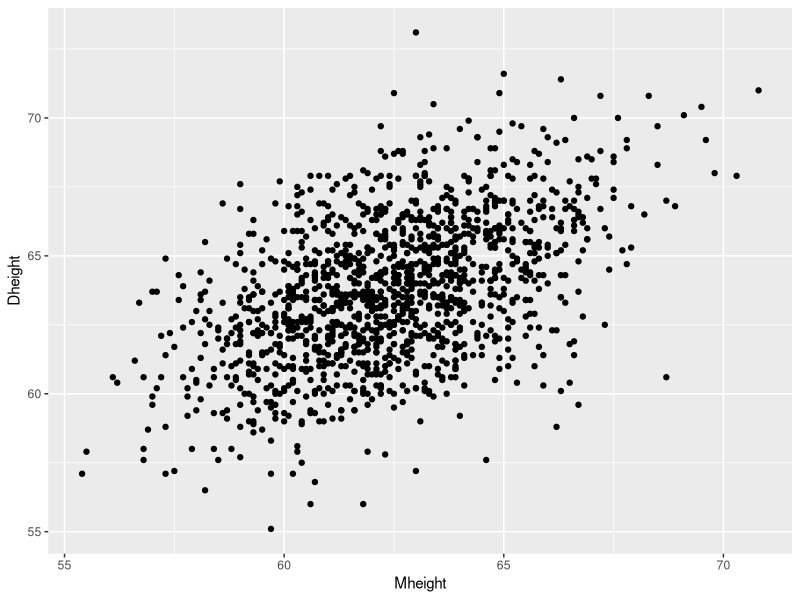
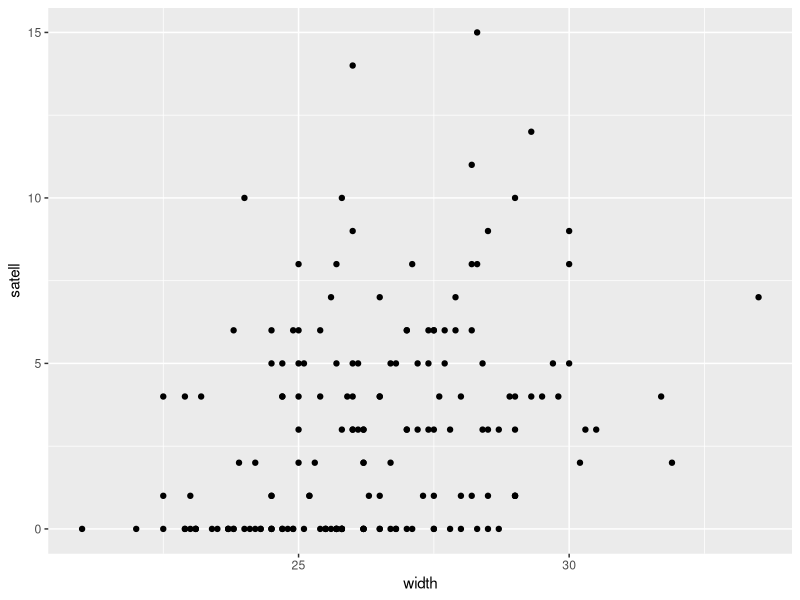
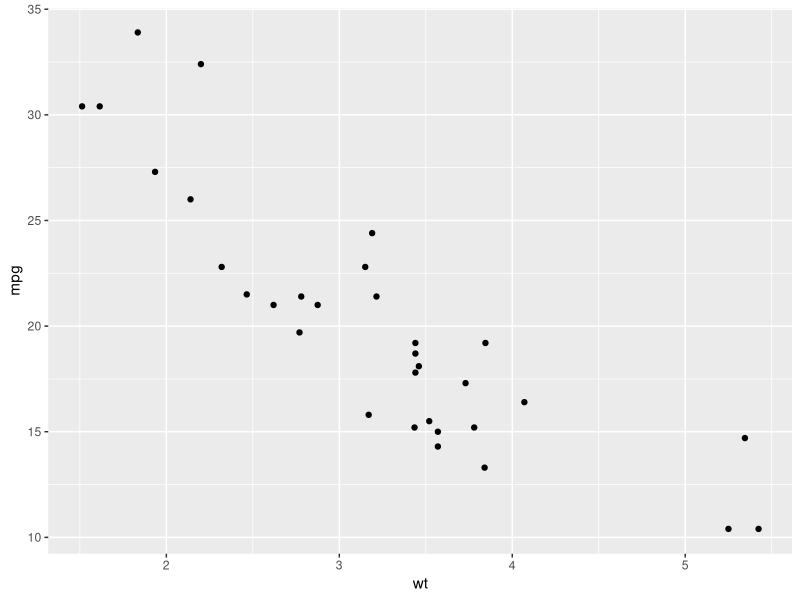
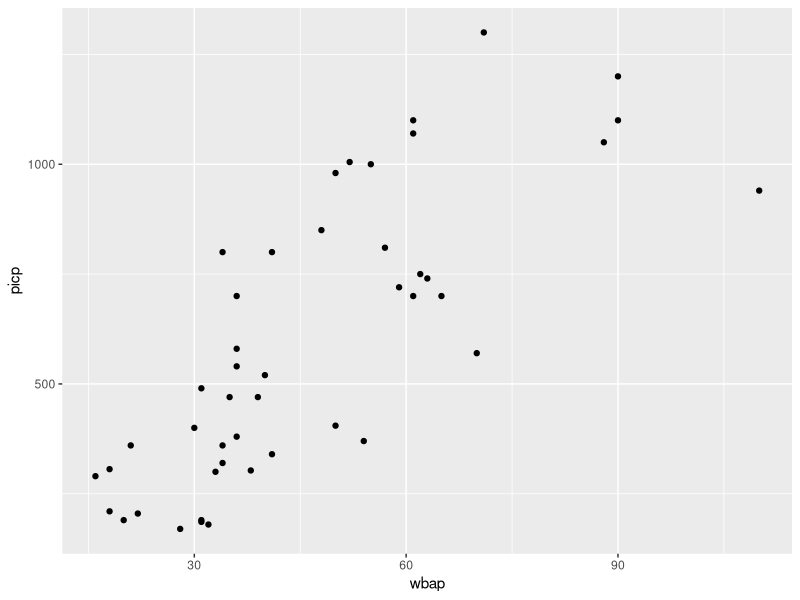
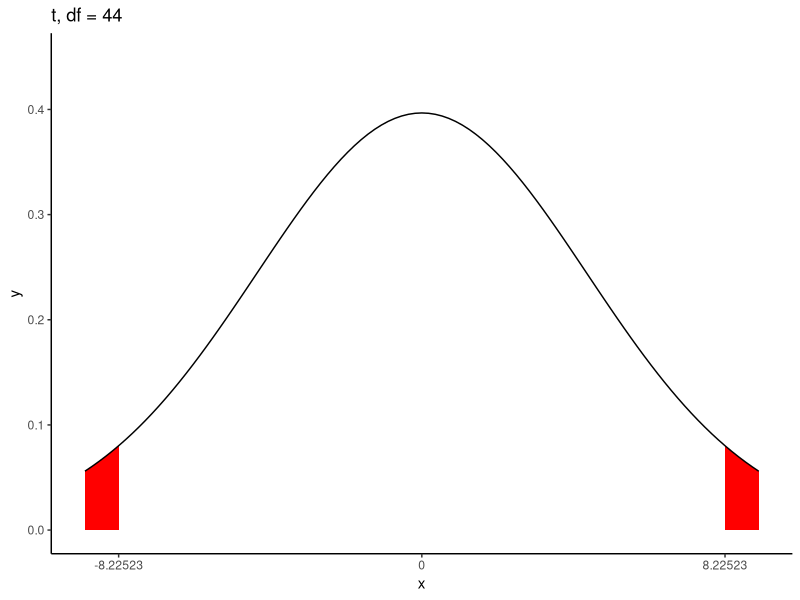
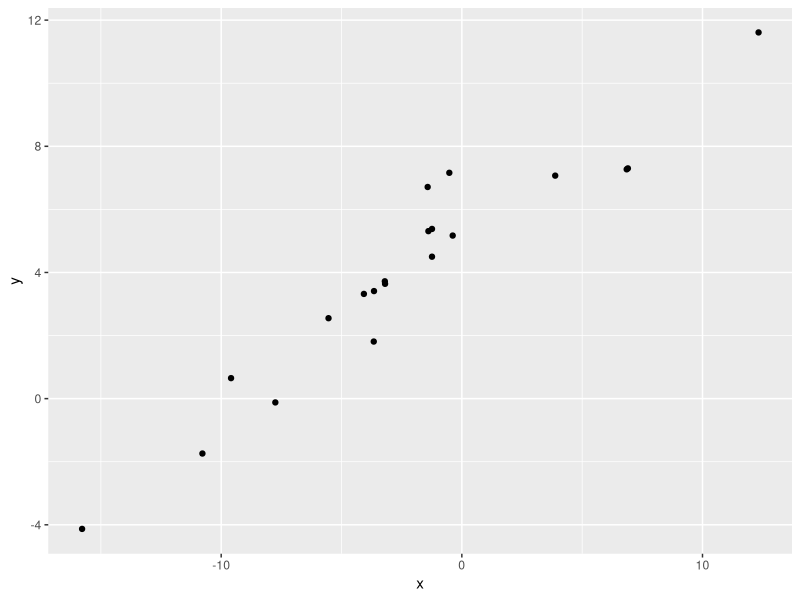
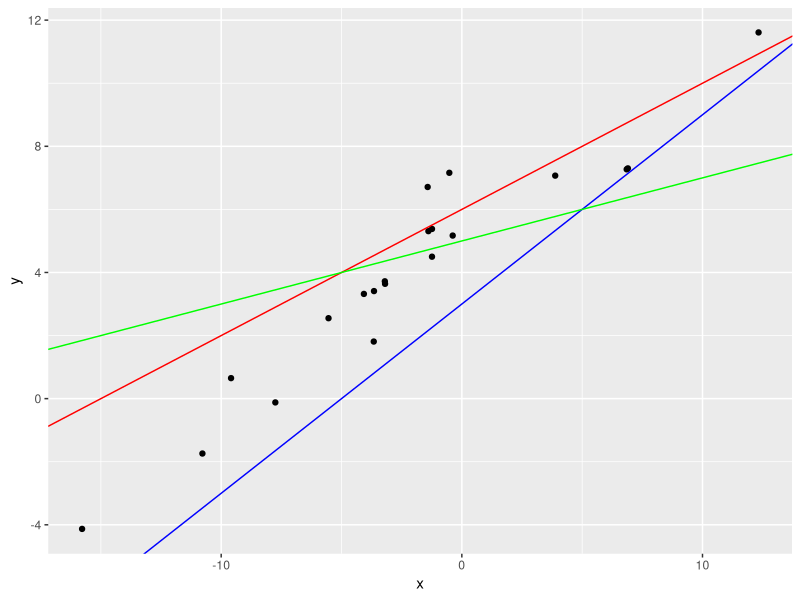
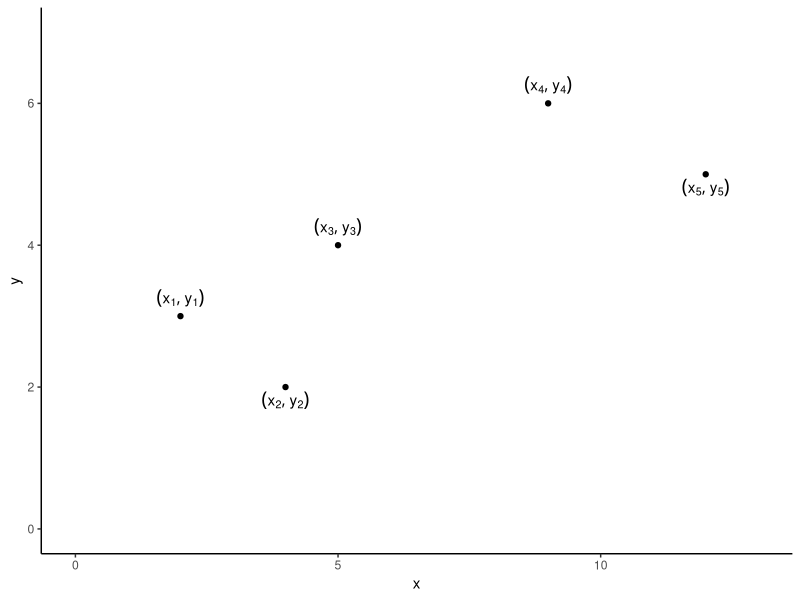

These figures' R source, in order:
## ---- chunk 1
library(tidyverse) 
library(gridExtra)
library(knitr) 
opts_chunk$set(
  tidy = FALSE,
  cache = FALSE,
  echo = TRUE,
  warning = FALSE,
  message = FALSE,
  dpi = 300,
  fig.align = "center",
  fig.width = 4,
  fig.height = 4
  )
## ---- chunk 2
height <- read.table(file = "heights.txt", header = T, sep = " ")
ggplot(height, aes(Mheight, Dheight)) + geom_point()
## ---- chunk 3
m <- height$Mheight; d <- height$Dheight
top <- sum((m-mean(m))*(d-mean(d)))
bottom <- sqrt(sum((m-mean(m))^2))*sqrt(sum((d-mean(d))^2))
r <- top/bottom
print(r)
## ---- chunk 4
cor(m,d)
## ---- chunk 5
crabs <- read.table(file = "crabs.tsv", header = T, sep = "\t")
ggplot(crabs, aes(width, satell)) + geom_point()
## ---- chunk 6
cor(crabs$width, crabs$satell)
## ---- chunk 7
cor(crabs$width, crabs$weight)
## ---- chunk 8
head(mtcars)
dim(mtcars)
names(mtcars)
## ---- chunk 9
rownames(mtcars)
## ---- chunk 10
ggplot(mtcars, aes(wt, mpg)) + 
  geom_point()
## ---- chunk 11
cor(mtcars$wt, mtcars$mpg)
## ---- chunk 12
wbap <- c(20, 31, 31, 22, 18, 16, 18, 55, 28, 32, 33, 38, 34, 
          21, 41, 30, 36, 50, 54, 31, 35, 39, 36, 36, 40, 36, 
          34, 41, 48, 50, 52, 61, 61, 57, 59, 63, 65, 62, 61, 
          70, 71, 88, 90, 90, 110, 34)
picp <- c(190, 186, 190, 205, 210, 290, 306, 1000, 170, 180, 
          300, 303, 320, 360, 340, 400, 380, 405, 370, 490, 
          470, 470, 580, 540, 520, 700, 800, 800, 850, 980, 
          1005, 1100, 1070, 810, 720, 740, 700, 750, 700, 
          570, 1300, 1050, 1100, 1200, 940, 360)
c(length(wbap), length(picp))
## ---- chunk 13
bone <- data.frame(wbap, picp) 
## ---- chunk 14
head(bone)
## ---- chunk 15
bone %>%
  ggplot(aes(wbap, picp)) +
  geom_point()
## ---- chunk 16
n <- length(wbap)
r <- cor(wbap, picp)
print(r)
t <- r*sqrt((n-2)/(1-r^2))
print(t)
z_values <- 0.5*log((1+r)/(1-r)) + 1.96/sqrt(n-3)*c(-1,1)
CI95 <- (exp(2*z_values)-1)/(exp(2*z_values)+1)
print(CI95)
## ---- chunk 17
tfun = function(x) dt(x, df = 44)
gt <- ggplot(data.frame(x = 0), aes(x)) +
  scale_x_continuous(lim = c(-2, 2), breaks = c(-1.8, 0, 1.8), labels = c("-8.22523", "0", "8.22523")) +
  theme_bw() + 
  theme_classic() +
  stat_function(fun = tfun, xlim = c(-2, -1.8), geom = "area", fill = "red") + 
  stat_function(fun = tfun, xlim = c(1.8, 2), geom = "area", fill = "red") + 
  stat_function(fun = tfun) + 
  ylim(0, 0.45) +
  ggtitle(paste0("t, df = ", n-2))
print(gt) 
## ---- chunk 18
pval = 2*(1-pt(t, df = n-2))
print(pval)
## ---- chunk 19
cor.test(wbap, picp)
## ---- chunk 20
x <- c(12.33, -3.66, -1.24, -7.75, -3.20, -1.42, -0.38, -1.24, 
       -3.65, 6.85, -9.59, -10.78, -1.39, -15.78, -5.54, -0.52, 
       -4.07, 3.88, -3.19, 6.90)
y <- c(11.61, 1.81, 5.38, -0.12, 3.72, 6.71, 5.17, 4.50, 
       3.41, 7.27, 0.65, -1.74, 5.31, -4.13, 2.55, 7.16, 
       3.32, 7.07, 3.64, 7.30)
df <- data.frame(x, y)
head(df)
## ---- chunk 21
ggplot(df, aes(x, y)) + geom_point()
## ---- chunk 22
ggplot(df, aes(x, y)) + geom_point() +
  geom_abline(slope = 0.4, intercept = 6, color = "red") +
  geom_abline(slope = 0.6, intercept = 3, color = "blue") +
  geom_abline(slope = 0.2, intercept = 5, color = "green")
## ---- chunk 23
x <- c(2, 4, 5, 9, 12); y <- c(3, 2, 4, 6, 5)
label_x <- paste0("x[", 1:5, "]"); label_y <- paste0("y[", 1:5, "]")
label <- paste0("phantom()(", label_x, ", ", label_y, ")")
df <- data.frame(x, y)
g0 <- ggplot(df, aes(x, y)) +
  xlim(c(0, 13)) +
  ylim(c(0, 7)) +
  geom_point() +
  geom_text(label = label, hjust = 0.5, vjust = 0.5*c(-1, 2.5, -1, -1, 2.5), parse = TRUE) + 
  theme_bw() +
  theme_classic()
print(g0)
## ---- chunk 24
a <- 1.5; b <- 0.4
g1 <- g0 + geom_abline(intercept = a, slope = b, color = "red")
print(g1)
## ---- chunk 25
g2 <- g1 + 
  geom_abline(intercept = a, slope = b, color = "red") +
  geom_segment(x = x, xend = x, y = y, yend = a + b*x, color = "blue", lty = "dashed")
print(g2)
